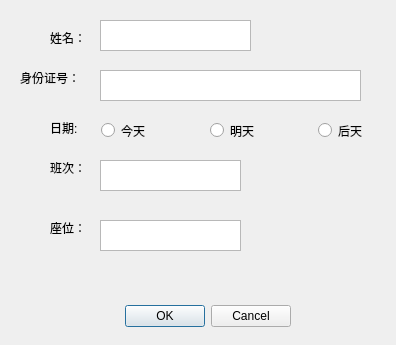
<?xml version="1.0" encoding="UTF-8"?>
<ui version="4.0">
 <class>Sale_Dialog</class>
 <widget class="QDialog" name="Sale_Dialog">
  <property name="geometry">
   <rect>
    <x>0</x>
    <y>0</y>
    <width>396</width>
    <height>345</height>
   </rect>
  </property>
  <property name="mouseTracking">
   <bool>true</bool>
  </property>
  <property name="windowTitle">
   <string>办理-售票</string>
  </property>
  <widget class="QDialogButtonBox" name="buttonBox">
   <property name="geometry">
    <rect>
     <x>110</x>
     <y>300</y>
     <width>181</width>
     <height>32</height>
    </rect>
   </property>
   <property name="orientation">
    <enum>Qt::Horizontal</enum>
   </property>
   <property name="standardButtons">
    <set>QDialogButtonBox::Cancel|QDialogButtonBox::Ok</set>
   </property>
  </widget>
  <widget class="QLabel" name="label">
   <property name="geometry">
    <rect>
     <x>50</x>
     <y>30</y>
     <width>41</width>
     <height>16</height>
    </rect>
   </property>
   <property name="text">
    <string>姓名：</string>
   </property>
  </widget>
  <widget class="QTextEdit" name="textEdit_Name">
   <property name="geometry">
    <rect>
     <x>100</x>
     <y>20</y>
     <width>151</width>
     <height>31</height>
    </rect>
   </property>
  </widget>
  <widget class="QLabel" name="label_2">
   <property name="geometry">
    <rect>
     <x>20</x>
     <y>70</y>
     <width>71</width>
     <height>16</height>
    </rect>
   </property>
   <property name="text">
    <string>身份证号：</string>
   </property>
  </widget>
  <widget class="QTextEdit" name="textEdit_ID">
   <property name="geometry">
    <rect>
     <x>100</x>
     <y>70</y>
     <width>261</width>
     <height>31</height>
    </rect>
   </property>
  </widget>
  <widget class="QLabel" name="label_7">
   <property name="geometry">
    <rect>
     <x>50</x>
     <y>220</y>
     <width>41</width>
     <height>16</height>
    </rect>
   </property>
   <property name="text">
    <string>座位：</string>
   </property>
  </widget>
  <widget class="QLabel" name="label_6">
   <property name="geometry">
    <rect>
     <x>50</x>
     <y>120</y>
     <width>41</width>
     <height>16</height>
    </rect>
   </property>
   <property name="text">
    <string>日期:</string>
   </property>
  </widget>
  <widget class="QRadioButton" name="radio_Today">
   <property name="geometry">
    <rect>
     <x>101</x>
     <y>120</y>
     <width>59</width>
     <height>21</height>
    </rect>
   </property>
   <property name="text">
    <string>今天</string>
   </property>
  </widget>
  <widget class="QRadioButton" name="radio_Dayafter">
   <property name="geometry">
    <rect>
     <x>318</x>
     <y>120</y>
     <width>59</width>
     <height>21</height>
    </rect>
   </property>
   <property name="text">
    <string>后天</string>
   </property>
  </widget>
  <widget class="QRadioButton" name="radio_Tomo">
   <property name="geometry">
    <rect>
     <x>210</x>
     <y>120</y>
     <width>59</width>
     <height>21</height>
    </rect>
   </property>
   <property name="text">
    <string>明天</string>
   </property>
  </widget>
  <widget class="QLabel" name="label_3">
   <property name="geometry">
    <rect>
     <x>50</x>
     <y>160</y>
     <width>45</width>
     <height>16</height>
    </rect>
   </property>
   <property name="text">
    <string>班次：</string>
   </property>
  </widget>
  <widget class="QTextEdit" name="textEdit_BusID">
   <property name="geometry">
    <rect>
     <x>100</x>
     <y>160</y>
     <width>141</width>
     <height>31</height>
    </rect>
   </property>
  </widget>
  <widget class="QTextEdit" name="textEdit_SeatNumber">
   <property name="geometry">
    <rect>
     <x>100</x>
     <y>220</y>
     <width>141</width>
     <height>31</height>
    </rect>
   </property>
  </widget>
 </widget>
 <resources/>
 <connections>
  <connection>
   <sender>buttonBox</sender>
   <signal>accepted()</signal>
   <receiver>Sale_Dialog</receiver>
   <slot>accept()</slot>
   <hints>
    <hint type="sourcelabel">
     <x>248</x>
     <y>254</y>
    </hint>
    <hint type="destinationlabel">
     <x>157</x>
     <y>274</y>
    </hint>
   </hints>
  </connection>
  <connection>
   <sender>buttonBox</sender>
   <signal>rejected()</signal>
   <receiver>Sale_Dialog</receiver>
   <slot>reject()</slot>
   <hints>
    <hint type="sourcelabel">
     <x>316</x>
     <y>260</y>
    </hint>
    <hint type="destinationlabel">
     <x>286</x>
     <y>274</y>
    </hint>
   </hints>
  </connection>
 </connections>
</ui>
